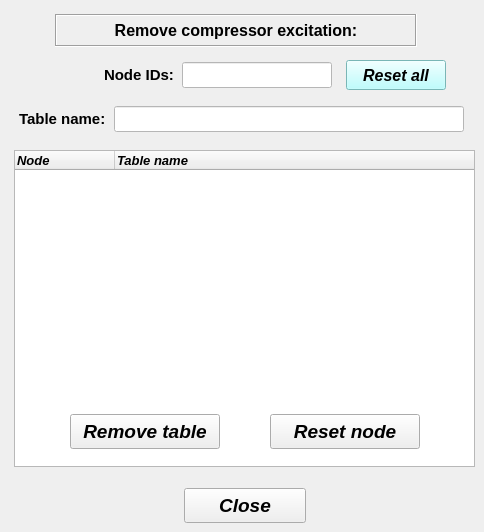
    <widget class="QWidget" name="tab_remove">
     <attribute name="title">
      <string>Remove</string>
     </attribute>
     <widget class="QLabel" name="label_29">
      <property name="geometry">
       <rect>
        <x>55</x>
        <y>14</y>
        <width>362</width>
        <height>33</height>
       </rect>
      </property>
      <property name="font">
       <font>
        <family>Arial</family>
        <pointsize>12</pointsize>
        <weight>75</weight>
        <italic>false</italic>
        <bold>true</bold>
       </font>
      </property>
      <property name="frameShape">
       <enum>QFrame::Box</enum>
      </property>
      <property name="frameShadow">
       <enum>QFrame::Sunken</enum>
      </property>
      <property name="text">
       <string>Remove compressor excitation:</string>
      </property>
      <property name="textFormat">
       <enum>Qt::AutoText</enum>
      </property>
      <property name="alignment">
       <set>Qt::AlignCenter</set>
      </property>
     </widget>
     <widget class="QPushButton" name="pushButton_remove_table">
      <property name="geometry">
       <rect>
        <x>70</x>
        <y>414</y>
        <width>150</width>
        <height>35</height>
       </rect>
      </property>
      <property name="minimumSize">
       <size>
        <width>0</width>
        <height>35</height>
       </size>
      </property>
      <property name="maximumSize">
       <size>
        <width>16777215</width>
        <height>35</height>
       </size>
      </property>
      <property name="font">
       <font>
        <family>Arial</family>
        <pointsize>14</pointsize>
        <weight>75</weight>
        <italic>true</italic>
        <bold>true</bold>
       </font>
      </property>
      <property name="text">
       <string>Remove table</string>
      </property>
     </widget>
     <widget class="QTreeWidget" name="treeWidget_compressor_excitation">
      <property name="geometry">
       <rect>
        <x>14</x>
        <y>150</y>
        <width>461</width>
        <height>317</height>
       </rect>
      </property>
      <property name="minimumSize">
       <size>
        <width>0</width>
        <height>0</height>
       </size>
      </property>
      <property name="maximumSize">
       <size>
        <width>1000</width>
        <height>1000</height>
       </size>
      </property>
      <property name="font">
       <font>
        <family>Arial</family>
        <pointsize>10</pointsize>
        <weight>75</weight>
        <italic>true</italic>
        <bold>true</bold>
       </font>
      </property>
      <property name="frameShape">
       <enum>QFrame::StyledPanel</enum>
      </property>
      <property name="frameShadow">
       <enum>QFrame::Sunken</enum>
      </property>
      <property name="indentation">
       <number>0</number>
      </property>
      <column>
       <property name="text">
        <string>Node</string>
       </property>
      </column>
      <column>
       <property name="text">
        <string>Table name</string>
       </property>
      </column>
     </widget>
     <widget class="QPushButton" name="pushButton_reset_all">
      <property name="geometry">
       <rect>
        <x>346</x>
        <y>60</y>
        <width>100</width>
        <height>30</height>
       </rect>
      </property>
      <property name="minimumSize">
       <size>
        <width>100</width>
        <height>30</height>
       </size>
      </property>
      <property name="maximumSize">
       <size>
        <width>100</width>
        <height>30</height>
       </size>
      </property>
      <property name="font">
       <font>
        <family>Arial</family>
        <pointsize>12</pointsize>
        <weight>75</weight>
        <italic>true</italic>
        <bold>true</bold>
       </font>
      </property>
      <property name="styleSheet">
       <string notr="true">background-color: rgb(170, 255, 255);</string>
      </property>
      <property name="text">
       <string>Reset all</string>
      </property>
     </widget>
     <widget class="QLineEdit" name="lineEdit_id_labels_node_IDs">
      <property name="enabled">
       <bool>false</bool>
      </property>
      <property name="geometry">
       <rect>
        <x>68</x>
        <y>62</y>
        <width>110</width>
        <height>26</height>
       </rect>
      </property>
      <property name="palette">
       <palette>
        <active>
         <colorrole role="WindowText">
          <brush brushstyle="SolidPattern">
           <color alpha="255">
            <red>0</red>
            <green>0</green>
            <blue>0</blue>
           </color>
          </brush>
         </colorrole>
         <colorrole role="Dark">
          <brush brushstyle="SolidPattern">
           <color alpha="255">
            <red>0</red>
            <green>0</green>
            <blue>0</blue>
           </color>
          </brush>
         </colorrole>
         <colorrole role="Text">
          <brush brushstyle="SolidPattern">
           <color alpha="255">
            <red>0</red>
            <green>0</green>
            <blue>0</blue>
           </color>
          </brush>
         </colorrole>
         <colorrole role="ButtonText">
          <brush brushstyle="SolidPattern">
           <color alpha="255">
            <red>0</red>
            <green>0</green>
            <blue>0</blue>
           </color>
          </brush>
         </colorrole>
        </active>
        <inactive>
         <colorrole role="WindowText">
          <brush brushstyle="SolidPattern">
           <color alpha="255">
            <red>0</red>
            <green>0</green>
            <blue>0</blue>
           </color>
          </brush>
         </colorrole>
         <colorrole role="Dark">
          <brush brushstyle="SolidPattern">
           <color alpha="255">
            <red>0</red>
            <green>0</green>
            <blue>0</blue>
           </color>
          </brush>
         </colorrole>
         <colorrole role="Text">
          <brush brushstyle="SolidPattern">
           <color alpha="255">
            <red>0</red>
            <green>0</green>
            <blue>0</blue>
           </color>
          </brush>
         </colorrole>
         <colorrole role="ButtonText">
          <brush brushstyle="SolidPattern">
           <color alpha="255">
            <red>0</red>
            <green>0</green>
            <blue>0</blue>
           </color>
          </brush>
         </colorrole>
        </inactive>
        <disabled>
         <colorrole role="WindowText">
          <brush brushstyle="SolidPattern">
           <color alpha="255">
            <red>0</red>
            <green>0</green>
            <blue>0</blue>
           </color>
          </brush>
         </colorrole>
         <colorrole role="Dark">
          <brush brushstyle="SolidPattern">
           <color alpha="255">
            <red>0</red>
            <green>0</green>
            <blue>0</blue>
           </color>
          </brush>
         </colorrole>
         <colorrole role="Text">
          <brush brushstyle="SolidPattern">
           <color alpha="255">
            <red>0</red>
            <green>0</green>
            <blue>0</blue>
           </color>
          </brush>
         </colorrole>
         <colorrole role="ButtonText">
          <brush brushstyle="SolidPattern">
           <color alpha="255">
            <red>0</red>
            <green>0</green>
            <blue>0</blue>
           </color>
          </brush>
         </colorrole>
        </disabled>
       </palette>
      </property>
      <property name="font">
       <font>
        <family>Arial</family>
        <pointsize>11</pointsize>
        <weight>75</weight>
        <italic>false</italic>
        <bold>true</bold>
       </font>
      </property>
      <property name="focusPolicy">
       <enum>Qt::ClickFocus</enum>
      </property>
      <property name="autoFillBackground">
       <bool>false</bool>
      </property>
      <property name="text">
       <string>Node IDs:</string>
      </property>
      <property name="frame">
       <bool>false</bool>
      </property>
      <property name="alignment">
       <set>Qt::AlignRight|Qt::AlignTrailing|Qt::AlignVCenter</set>
      </property>
     </widget>
     <widget class="QLineEdit" name="lineEdit_node_ID_info">
      <property name="enabled">
       <bool>false</bool>
      </property>
      <property name="geometry">
       <rect>
        <x>182</x>
        <y>62</y>
        <width>150</width>
        <height>26</height>
       </rect>
      </property>
      <property name="font">
       <font>
        <family>Arial</family>
        <pointsize>11</pointsize>
        <weight>75</weight>
        <italic>false</italic>
        <bold>true</bold>
       </font>
      </property>
      <property name="focusPolicy">
       <enum>Qt::ClickFocus</enum>
      </property>
      <property name="styleSheet">
       <string notr="true">background-color: rgb(255, 255, 255);
color: rgb(0, 0, 0);</string>
      </property>
      <property name="alignment">
       <set>Qt::AlignCenter</set>
      </property>
     </widget>
     <widget class="QLineEdit" name="lineEdit_table_name_">
      <property name="enabled">
       <bool>false</bool>
      </property>
      <property name="geometry">
       <rect>
        <x>10</x>
        <y>106</y>
        <width>99</width>
        <height>26</height>
       </rect>
      </property>
      <property name="palette">
       <palette>
        <active>
         <colorrole role="WindowText">
          <brush brushstyle="SolidPattern">
           <color alpha="255">
            <red>0</red>
            <green>0</green>
            <blue>0</blue>
           </color>
          </brush>
         </colorrole>
         <colorrole role="Dark">
          <brush brushstyle="SolidPattern">
           <color alpha="255">
            <red>0</red>
            <green>0</green>
            <blue>0</blue>
           </color>
          </brush>
         </colorrole>
         <colorrole role="Text">
          <brush brushstyle="SolidPattern">
           <color alpha="255">
            <red>0</red>
            <green>0</green>
            <blue>0</blue>
           </color>
          </brush>
         </colorrole>
         <colorrole role="ButtonText">
          <brush brushstyle="SolidPattern">
           <color alpha="255">
            <red>0</red>
            <green>0</green>
            <blue>0</blue>
           </color>
          </brush>
         </colorrole>
        </active>
        <inactive>
         <colorrole role="WindowText">
          <brush brushstyle="SolidPattern">
           <color alpha="255">
            <red>0</red>
            <green>0</green>
            <blue>0</blue>
           </color>
          </brush>
         </colorrole>
         <colorrole role="Dark">
          <brush brushstyle="SolidPattern">
           <color alpha="255">
            <red>0</red>
            <green>0</green>
            <blue>0</blue>
           </color>
          </brush>
         </colorrole>
         <colorrole role="Text">
          <brush brushstyle="SolidPattern">
           <color alpha="255">
            <red>0</red>
            <green>0</green>
            <blue>0</blue>
           </color>
          </brush>
         </colorrole>
         <colorrole role="ButtonText">
          <brush brushstyle="SolidPattern">
           <color alpha="255">
            <red>0</red>
            <green>0</green>
            <blue>0</blue>
           </color>
          </brush>
         </colorrole>
        </inactive>
        <disabled>
         <colorrole role="WindowText">
          <brush brushstyle="SolidPattern">
           <color alpha="255">
            <red>0</red>
            <green>0</green>
            <blue>0</blue>
           </color>
          </brush>
         </colorrole>
         <colorrole role="Dark">
          <brush brushstyle="SolidPattern">
           <color alpha="255">
            <red>0</red>
            <green>0</green>
            <blue>0</blue>
           </color>
          </brush>
         </colorrole>
         <colorrole role="Text">
          <brush brushstyle="SolidPattern">
           <color alpha="255">
            <red>0</red>
            <green>0</green>
            <blue>0</blue>
           </color>
          </brush>
         </colorrole>
         <colorrole role="ButtonText">
          <brush brushstyle="SolidPattern">
           <color alpha="255">
            <red>0</red>
            <green>0</green>
            <blue>0</blue>
           </color>
          </brush>
         </colorrole>
        </disabled>
       </palette>
      </property>
      <property name="font">
       <font>
        <family>Arial</family>
        <pointsize>11</pointsize>
        <weight>75</weight>
        <italic>false</italic>
        <bold>true</bold>
       </font>
      </property>
      <property name="focusPolicy">
       <enum>Qt::ClickFocus</enum>
      </property>
      <property name="autoFillBackground">
       <bool>false</bool>
      </property>
      <property name="text">
       <string>Table name:</string>
      </property>
      <property name="frame">
       <bool>false</bool>
      </property>
      <property name="alignment">
       <set>Qt::AlignRight|Qt::AlignTrailing|Qt::AlignVCenter</set>
      </property>
     </widget>
     <widget class="QLineEdit" name="lineEdit_table_name_info">
      <property name="enabled">
       <bool>false</bool>
      </property>
      <property name="geometry">
       <rect>
        <x>114</x>
        <y>106</y>
        <width>350</width>
        <height>26</height>
       </rect>
      </property>
      <property name="minimumSize">
       <size>
        <width>350</width>
        <height>26</height>
       </size>
      </property>
      <property name="maximumSize">
       <size>
        <width>350</width>
        <height>26</height>
       </size>
      </property>
      <property name="font">
       <font>
        <family>Arial</family>
        <pointsize>10</pointsize>
        <weight>75</weight>
        <italic>true</italic>
        <bold>true</bold>
       </font>
      </property>
      <property name="focusPolicy">
       <enum>Qt::ClickFocus</enum>
      </property>
      <property name="styleSheet">
       <string notr="true">background-color: rgb(255, 255, 255);
color: rgb(0, 0, 0);</string>
      </property>
      <property name="alignment">
       <set>Qt::AlignCenter</set>
      </property>
     </widget>
     <widget class="QPushButton" name="pushButton_reset_node">
      <property name="geometry">
       <rect>
        <x>270</x>
        <y>414</y>
        <width>150</width>
        <height>35</height>
       </rect>
      </property>
      <property name="minimumSize">
       <size>
        <width>0</width>
        <height>35</height>
       </size>
      </property>
      <property name="maximumSize">
       <size>
        <width>16777215</width>
        <height>35</height>
       </size>
      </property>
      <property name="font">
       <font>
        <family>Arial</family>
        <pointsize>14</pointsize>
        <weight>75</weight>
        <italic>true</italic>
        <bold>true</bold>
       </font>
      </property>
      <property name="text">
       <string>Reset node</string>
      </property>
     </widget>
     <widget class="QPushButton" name="pushButton_close">
      <property name="geometry">
       <rect>
        <x>184</x>
        <y>488</y>
        <width>122</width>
        <height>35</height>
       </rect>
      </property>
      <property name="minimumSize">
       <size>
        <width>122</width>
        <height>35</height>
       </size>
      </property>
      <property name="maximumSize">
       <size>
        <width>122</width>
        <height>35</height>
       </size>
      </property>
      <property name="font">
       <font>
        <family>Arial</family>
        <pointsize>14</pointsize>
        <weight>75</weight>
        <italic>true</italic>
        <bold>true</bold>
       </font>
      </property>
      <property name="styleSheet">
       <string notr="true"/>
      </property>
      <property name="text">
       <string>Close</string>
      </property>
     </widget>
     <zorder>treeWidget_compressor_excitation</zorder>
     <zorder>label_29</zorder>
     <zorder>pushButton_remove_table</zorder>
     <zorder>pushButton_reset_all</zorder>
     <zorder>lineEdit_id_labels_node_IDs</zorder>
     <zorder>lineEdit_node_ID_info</zorder>
     <zorder>lineEdit_table_name_</zorder>
     <zorder>lineEdit_table_name_info</zorder>
     <zorder>pushButton_reset_node</zorder>
     <zorder>pushButton_close</zorder>
    </widget>
